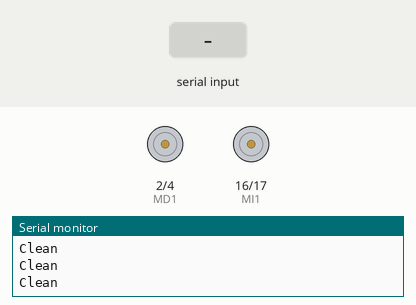
Recording of a sketch running on a simulated ESP32. On the bench: motor-driver pin pairs drawn as motors (green arrow = first pin HIGH = forward, orange = second pin HIGH = backward, longer = more drive), the last lines printed to the serial monitor. Inputs (shaded band) come from the test bench. Nothing arrives over Bluetooth unless stated.

Above: at 1.2 s.
1.3 s: "1" received over the second serial link
At 1.4 s:
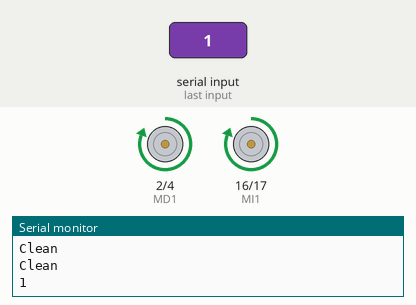
3.0 s: "2" received over the second serial link
At 3.1 s:
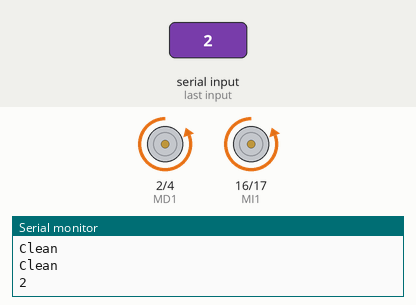
4.7 s: "3" received over the second serial link
At 4.8 s:
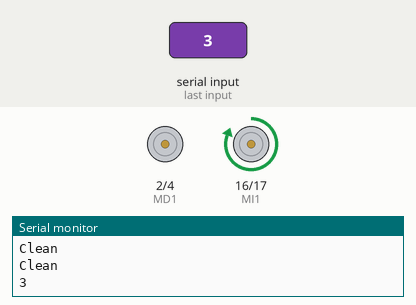
6.4 s: "4" received over the second serial link
At 6.5 s:
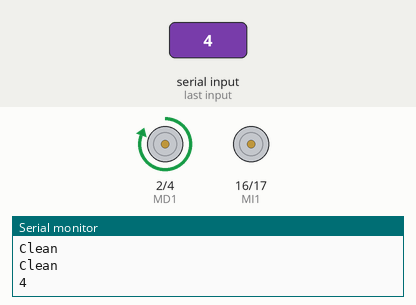
Timing chart, 0 to 9.1 s (numbered marks = the images above; inputs shaded):
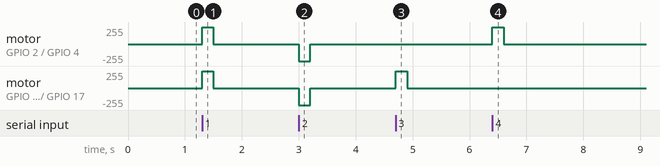

Measured:
- after the input at 1.3 s, motor on GPIO 2 (MD1) / GPIO 4 (MD2), motor on GPIO 16 (MI1) / GPIO 17 (MI2): stopped → forward 255/255 at once, → stopped 0.20 s later
- after the input at 3.0 s, motor on GPIO 2 (MD1) / GPIO 4 (MD2), motor on GPIO 16 (MI1) / GPIO 17 (MI2): stopped → backward 255/255 at once, → stopped 0.20 s later
- after the input at 4.7 s, motor on GPIO 16 (MI1) / GPIO 17 (MI2): stopped → forward 255/255 at once, → stopped 0.20 s later
- after the input at 6.4 s, motor on GPIO 2 (MD1) / GPIO 4 (MD2): stopped → forward 255/255 at once, → stopped 0.20 s later

The sketch:

BluetoothESP32.ino
```cpp
/*Program to control LED (ON/OFF) from ESP32 using Serial Bluetooth
 * Thanks to Neil Kolbans for his efoorts in adding the support to Arduino IDE
 * Turotial on: www.circuitdigest.com
 */

#include "BluetoothSerial.h" //Header File for Serial Bluetooth, will be added by default into Arduino

BluetoothSerial ESP_BT; //Object for Bluetooth

int incoming;
int MI1 = 16;
int MI2 = 17;
int MD1 = 2;
int MD2 = 4;
unsigned long lastMsg = 0;


void setup() {
  Serial.begin(9600); //Start Serial monitor in 9600
  ESP_BT.begin("AutoControl"); //Name of your Bluetooth Signal
  Serial.println("Bluetooth Device is Ready to Pair");
  pinMode(MI1, OUTPUT);
  pinMode(MI2, OUTPUT);
  pinMode(MD1, OUTPUT);
  pinMode(MD2, OUTPUT);
}

void loop() {


  unsigned long now = millis();
  if ( ESP_BT.available())
  {
        char data_received;
        char last_received;
        data_received = ESP_BT.read();  // Data received from bluetooth
        if (data_received == '1') //adelante
        {
         digitalWrite(MI1, HIGH);
         digitalWrite(MI2, LOW);
         digitalWrite(MD1, HIGH);
         digitalWrite(MD2, LOW);
         //Serial.write("Adelante\n");
        }
        else if (data_received == '2') //atras
        {
         digitalWrite(MI1, LOW);
         digitalWrite(MI2, HIGH);
         digitalWrite(MD1, LOW);
         digitalWrite(MD2, HIGH);
         //Serial.write("Atras\n");
        }
        else if (data_received == '3') //derecha
        {
         digitalWrite(MI1, HIGH);
         digitalWrite(MI2, LOW);
         digitalWrite(MD1, LOW);
         digitalWrite(MD2, LOW);
         //Serial.write("Derecha\n");
        }
        else if (data_received == '4') //izquierda
        {
         digitalWrite(MI1, LOW);
         digitalWrite(MI2, LOW);
         digitalWrite(MD1, HIGH);
         digitalWrite(MD2, LOW);
         //Serial.write("Izquierda\n");
        }
        Serial.println( data_received);
        lastMsg = now;

        //delay(200);

  }
  else  // If data is no available on serial port
  {
    if ( (now - lastMsg ) > 200 )
    {
         lastMsg = now;

         digitalWrite(MI1, LOW);
         digitalWrite(MI2, LOW);
         digitalWrite(MD1, LOW);
         digitalWrite(MD2, LOW);
         Serial.println("Clean");

    }

  }

}
```
